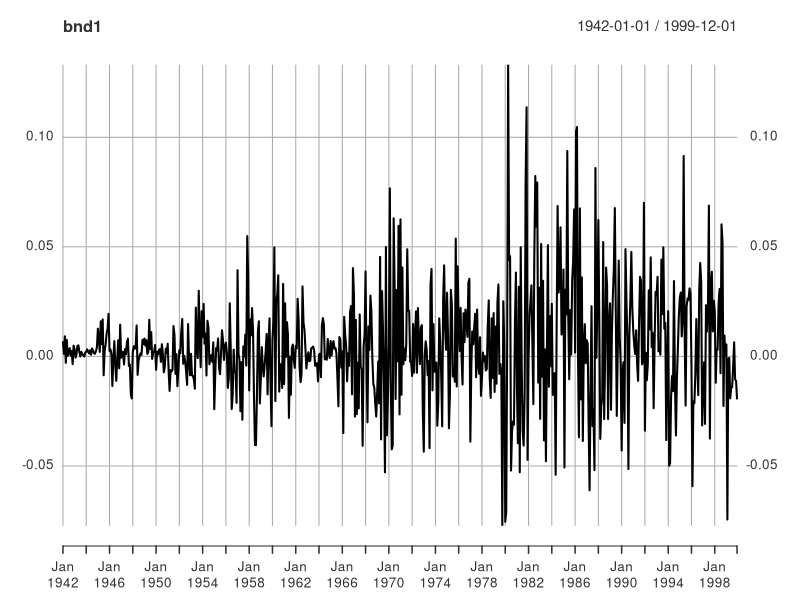
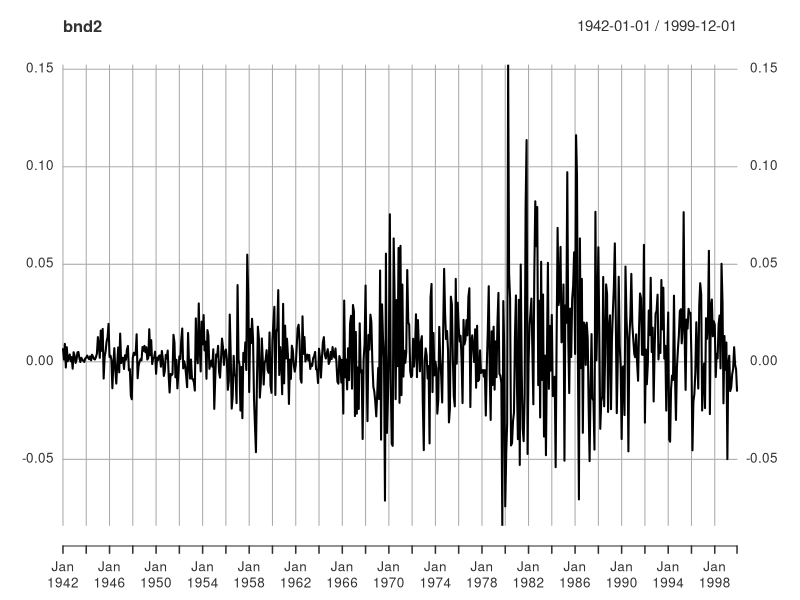
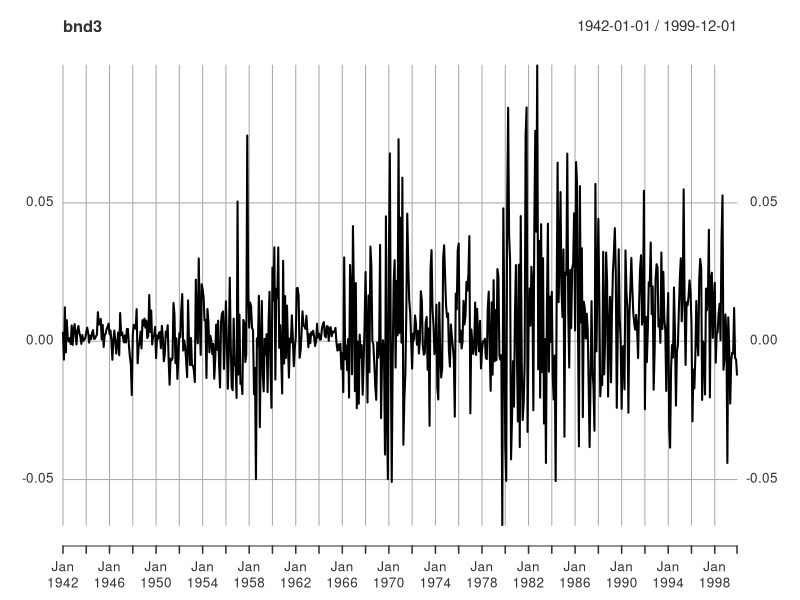
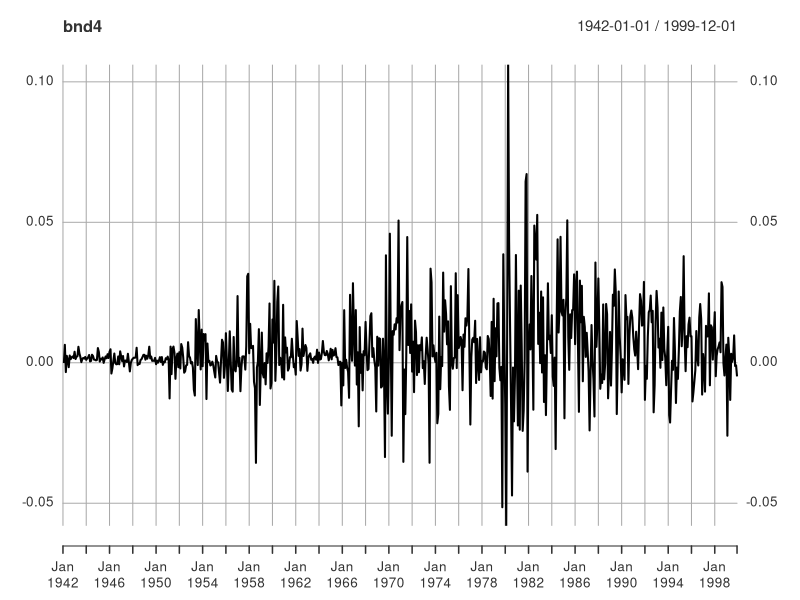
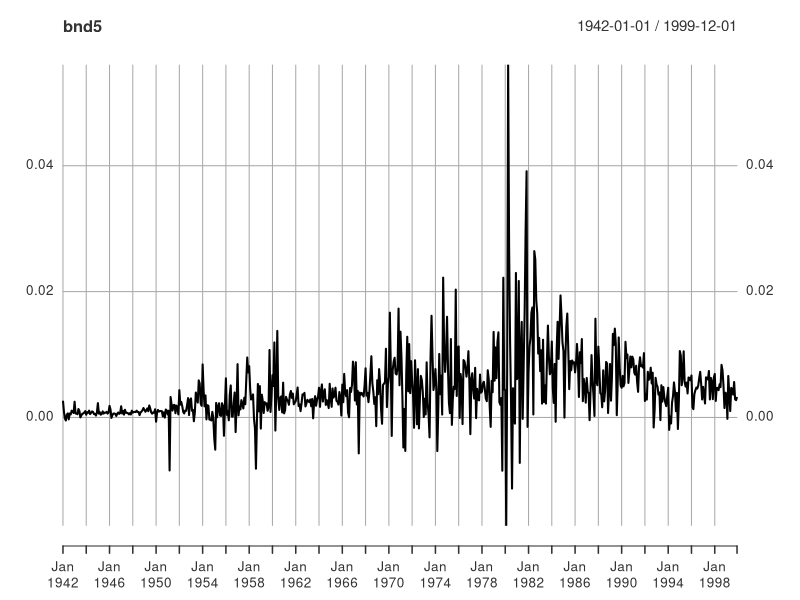

Write the R code that produced these figures, in order.
bnd <- read.table("m-bnd.dat", header=F)

months <- ((c(1:696) - 1) %% 12)+1
days <- numeric(696)+1
years <- floor((c(1:696)-1)/12)+1942
serials <- as.Date(paste(years, months, days, sep='-'))

install.packages("xts")

library(xts)

bnd1 <- xts(bnd[1], order.by=serials)
bnd2 <- xts(bnd[2], order.by=serials)
bnd3 <- xts(bnd[3], order.by=serials)
bnd4 <- xts(bnd[4], order.by=serials)
bnd5 <- xts(bnd[5], order.by=serials)

plot(bnd1)
plot(bnd2)
plot(bnd3)
plot(bnd4)
plot(bnd5)